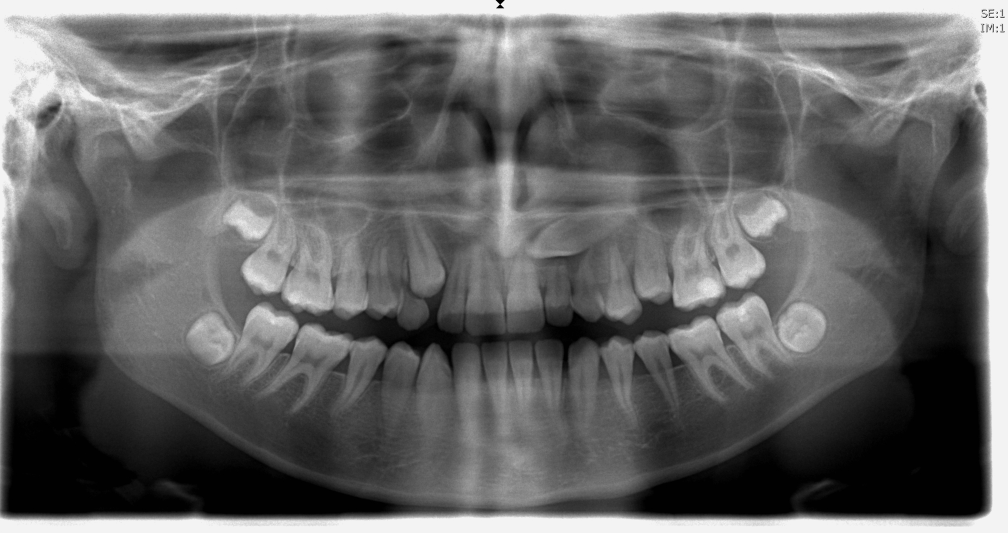
#> input picture _Data/Radiographs/01.tif, 3023 x 1597 px (shown at 1/3 size); its folder holds 4 pictures in this run
$ python Initialisation.py
#> lines starting #> are read from the running program, lines starting #| are printed output that depends on the picture
### FileManager.py

# coding: utf-8

# In[3]:


import os
import glob
import cv2
import matplotlib.pyplot as plt
from scipy.spatial import procrustes
import numpy as np
import Image_preperation as prep

# [9 lines left out: functions pre_pocess, resolution_scale, not called in this run]

def resolution_scale_points(points, scale):
    return np.around(points*scale)

# [11 lines left out: functions resolution_downscale_img, load_radiograph, not called in this run]

def load_tooth(i):
    init = np.load("initial_position.npy")
    return init[0,i,:,:]/0.3

# [17 lines left out: functions load_tooth_of_piece, load_img_piece, show_with_points, not called in this run]


def load_files(dir_images):

    inputList = []

    inputNames = glob.glob(dir_images)

    for inputName in inputNames:

        inputFile = cv2.imread(inputName, 0)
        inputList.append(inputFile)

    return inputList


def load_landmarks():

    dir_landmarks = "_Data\Landmarks\original\*.txt"
    inputNames = glob.glob(dir_landmarks)

    inputList = np.empty([len(inputNames), 40, 2])

    for i, inputName in enumerate(inputNames):

        with open(inputName) as f:
            content = f.readlines()

        content = [float(x.strip()) for x in content]

        inputList[i] = np.asarray(content).reshape(40,2)

    inputList = inputList.reshape(14,8, 40, 2)

    return inputList


# [4 lines left out: function load_landmarks_std, not called in this run]

def mean_landmarks(landmarks):
    return np.mean(landmarks,0)

# [58 lines left out: functions procrustes_analysis, total_procrustes_analysis, show, show_tooth_points, show_teeth_points, not called in this run]


def load_radiographs():
    dir_radiographs = "_Data\Radiographs\*.tif"
    return load_files(dir_radiographs)


def load_segmentations():
    dir_segmentations = "_Data\Segmentations\*.png"
    return load_files(dir_segmentations)


# In[5]:


# [17 lines that do not run on import are left out]

### Initialisation.py
import cv2
import FileManager
import numpy as np
import Initial_pose_estimator as ipe
import ActiveShapeModel as asm

def showControls():
    popup = np.ones((220,355), np.uint8)
    font = cv2.FONT_HERSHEY_SIMPLEX
    cv2.putText(popup,'Move mouse: Change tooth position',(10,25), font, 0.5,(240,255,255),1,cv2.LINE_AA)
    cv2.putText(popup,'Double click: Place or grab tooth',(10,40), font, 0.5,(240,255,255),1,cv2.LINE_AA)
    cv2.putText(popup,'Left+Right arrows: Change tooth gap',(10,70), font, 0.5,(240,255,255),1,cv2.LINE_AA)
    cv2.putText(popup,'Top+Down arrows: Change tooth size',(10,85), font, 0.5,(240,255,255),1,cv2.LINE_AA)
    cv2.putText(popup,'Pageup/down: Bottom/top tooth distance',(10,55), font, 0.5,(240,255,255),1,cv2.LINE_AA)
    cv2.putText(popup,'" / ": Save current position to file',(10,100), font, 0.5,(240,255,255),1,cv2.LINE_AA)
    cv2.putText(popup,'" . ": Activate automatic initialisation',(10,115), font, 0.5,(240,255,255),1,cv2.LINE_AA)
    cv2.putText(popup,'" \' ": Do segmentation',(10,130), font, 0.5,(240,255,255),1,cv2.LINE_AA)
    cv2.putText(popup,'" , ": Change to next radiograph',(10,145), font, 0.5,(240,255,255),1,cv2.LINE_AA)
    cv2.putText(popup,'" m ": Reset model',(10,160), font, 0.5,(240,255,255),1,cv2.LINE_AA)
    cv2.putText(popup,'" esc ": Close program',(10,175), font, 0.5,(240,255,255),1,cv2.LINE_AA)
    cv2.putText(popup,'" k ": Show/hide this popup',(10,190), font, 0.5,(240,255,255),1,cv2.LINE_AA)
    cv2.putText(popup,'" o ": ASM iteration',(10,205), font, 0.5,(240,255,255),1,cv2.LINE_AA)
    saved = cv2.namedWindow( "Controls", cv2.WINDOW_AUTOSIZE )
    cv2.imshow("Controls",popup)


output = np.empty((1, 8, 40, 2),dtype=np.uint16)
currentImage = 1
img = cv2.imread("_Data/Radiographs/%02d.tif" % currentImage)
#> img is the input picture: shape (1597, 3023, 3); min 0, max 255, mean 100.6
height, width, channels = img.shape
#> height = 1597; width = 3023; channels = 3
scale = 0.3
size = (int(width*scale),int(height*scale))
#> size = (906, 479)
resized_image = cv2.resize(img, size)
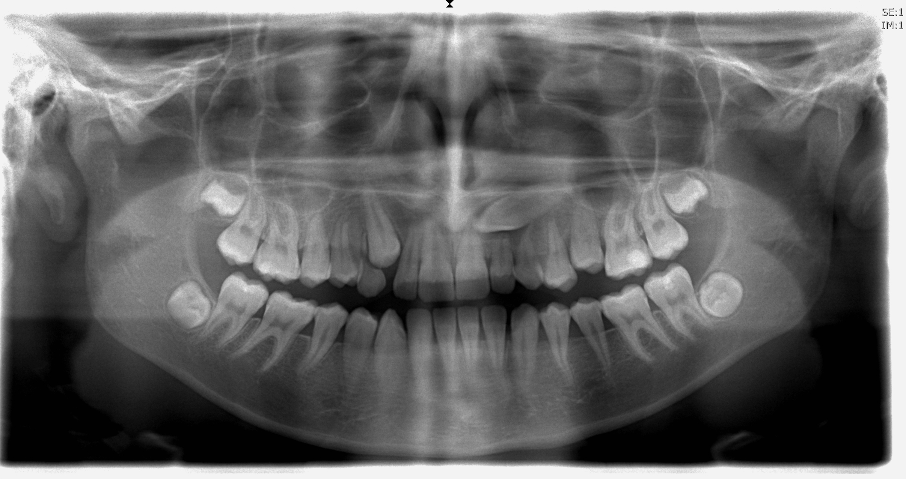
#> resized_image: shape (479, 906, 3); min 0, max 255, mean 100.5
showControls()
#> in showControls, `cv2.imshow("Controls",popup)`:
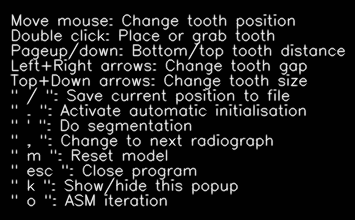
#> window 'Controls': shape (220, 355); min 1, max 240, mean 25.7

cv2.namedWindow( "Radiograph", cv2.WINDOW_AUTOSIZE )
cv2.imshow("Radiograph",resized_image)

pasted = 0
tooth_size = (0.212*size[0],0.36*size[1]) # (Width, Height)
#> tooth_size = (192.1, 172.4)
image_center = (size[0]/2,size[1]/2) # (X,Y)
#> image_center = (453, 239.5)
top_bottom_separation = 0.16*size[1] # space between top and bottom incisors
#> top_bottom_separation = 76.64
tooth_gap = 0.035*size[0] # space between teeth on same row
#> tooth_gap = 31.71
all_landmarks_std = np.empty((1, 8, 40, 2))

# [34 lines left out: functions resetModel, changeImage, showImages, not called in this run]

def reloadImage(image):
    cv2.imshow("Radiograph",image)

# [101 lines left out: functions mousePosition, moveTeeth, drawTeethOutput, drawTeeth, tempShow, not called in this run]

def InitializeASM(directory = "_Data\\Radiographs\\*.tif"):
    dir_radiographs = directory
    radiographs = FileManager.load_files(dir_radiographs)
    global all_landmarks_std
    all_landmarks = FileManager.load_landmarks()
    all_landmarks_std = FileManager.total_procrustes_analysis(all_landmarks)
    test = np.mean(all_landmarks_std,axis=0)
    test = test.reshape(1,8,40,2)
    all_landmarks_std = test

    global pasted
    global tooth_size
    global image_center
    global top_bottom_separation
    global tooth_gap
    global size
    global scale
    global output
    global currentImage

    contourEnabled = False
    matchingEnabled = True

    alpha = 1.0
    distance = 3
    showpopup=1
    cv2.setMouseCallback('Radiograph',moveTeeth,(resized_image,all_landmarks_std))

    tempShow("Calculating Edges + PCA...")
    global img
    grays = cv2.cvtColor(resized_image, cv2.COLOR_BGR2GRAY)
    edge_img, pca_teeth = asm.preperation_all(grays, all_landmarks_std)
    edge_img = cv2.resize(edge_img.astype(np.uint8),size)
    tempShow("Calculating Edges + PCA : DONE!")


    loop=1
    while loop and cv2.getWindowProperty("Radiograph",0) >=0:
        backdrop = resized_image.copy()
        k = cv2.waitKeyEx(10)
        if k == 27:
            loop=0
        elif k == 2424832:
            tooth_gap-=5
            drawTeeth(all_landmarks_std,backdrop,tooth_size,image_center,tooth_gap,top_bottom_separation)
            cv2.setMouseCallback('Radiograph',moveTeeth,(resized_image,all_landmarks_std))
        elif k == 2555904:
            tooth_gap+=5
            drawTeeth(all_landmarks_std,backdrop,tooth_size,image_center,tooth_gap,top_bottom_separation)
            cv2.setMouseCallback('Radiograph',moveTeeth,(resized_image,all_landmarks_std))
        elif k == 2490368:
            tooth_size = (tooth_size[0]+10,tooth_size[1]+5)
            drawTeeth(all_landmarks_std,backdrop,tooth_size,image_center,tooth_gap,top_bottom_separation)
            cv2.setMouseCallback('Radiograph',moveTeeth,(resized_image,all_landmarks_std))
        elif k == 2621440:
            tooth_size = (tooth_size[0]-10,tooth_size[1]-5)
            drawTeeth(all_landmarks_std,backdrop,tooth_size,image_center,tooth_gap,top_bottom_separation)
            cv2.setMouseCallback('Radiograph',moveTeeth,(resized_image,all_landmarks_std))
        elif k == 2162688:
            top_bottom_separation += 5
            drawTeeth(all_landmarks_std,backdrop,tooth_size,image_center,tooth_gap,top_bottom_separation)
            cv2.setMouseCallback('Radiograph',moveTeeth,(resized_image,all_landmarks_std))
        elif k == 2228224:
            top_bottom_separation -= 5
            drawTeeth(all_landmarks_std,backdrop,tooth_size,image_center,tooth_gap,top_bottom_separation)
            cv2.setMouseCallback('Radiograph',moveTeeth,(resized_image,all_landmarks_std,tooth_size,image_center,tooth_gap,top_bottom_separation))
        elif k == 46:
            grays = cv2.cvtColor(resized_image, cv2.COLOR_BGR2GRAY)
            gaps,gap_size, new_img = ipe.gap_splits(grays, 20, size[1]/2+size[1]/30, 400)
            # cv2.namedWindow("fuck", cv2.WINDOW_AUTOSIZE)
            # cv2.imshow("fuck",new_img)
            # print(gaps[int(len(gaps)/2)])
            image_center = (size[0]/2-42,gaps[int(len(gaps)/2)]-40) # fixed values, needs changing
            pasted = 1
            drawTeeth(all_landmarks_std, backdrop, tooth_size, image_center, tooth_gap, top_bottom_separation)
            cv2.setMouseCallback('Radiograph',moveTeeth,(resized_image,all_landmarks_std,tooth_size,image_center,tooth_gap,top_bottom_separation))
        elif k == 44:
            changeImage()
            # resetModel()
            cv2.setMouseCallback('Radiograph',moveTeeth,(resized_image,all_landmarks_std,tooth_size,image_center,tooth_gap,top_bottom_separation))
            backdrop = resized_image.copy()
            drawTeeth(all_landmarks_std, backdrop, tooth_size, image_center, tooth_gap, top_bottom_separation)
        elif k == 107:
            if showpopup == 1:
                showpopup = 0
                cv2.destroyWindow("Controls")
            else:
                showpopup = 1
                showControls()
        elif k == 109:
            resetModel()
            drawTeeth(all_landmarks_std, backdrop, tooth_size, image_center, tooth_gap, top_bottom_separation)
            cv2.setMouseCallback('Radiograph',moveTeeth,(resized_image,all_landmarks_std,tooth_size,image_center,tooth_gap,top_bottom_separation))
        elif k == 39:
            grays = cv2.cvtColor(backdrop, cv2.COLOR_BGR2GRAY)
            # print(all_landmarks_std.shape)
            # print(output[0,0,:,:])
            mask = np.zeros(grays.shape, np.uint8)
            for i in range(0,8):
                test = output[0,i,:,:].astype(np.int32)
                # print(test)
                # mask2 = np.zeros(backdrop.shape, np.uint8)
                # poly = np.array([ [50,50], [50,70], [70,70], [70,50] ], np.int32)
                cv2.fillConvexPoly(mask, test,(255,255,255))
                # [7 lines of commented-out code are left out]
            segmentation = cv2.bitwise_and(grays, grays, mask=mask)
            cv2.namedWindow("Segmentation",cv2.WINDOW_AUTOSIZE)
            cv2.imshow("Segmentation", segmentation)
        elif k == 92:
            grays = cv2.cvtColor(backdrop, cv2.COLOR_BGR2GRAY)
            mask = np.zeros(grays.shape, np.uint8)
            for i in range(0,8):
                test = output[0,i,:,:].astype(np.int32)
                cv2.fillConvexPoly(mask, test,(255,255,255))
            segmentation = cv2.bitwise_and(grays, grays, mask=mask)
            cv2.namedWindow("Segmentation",cv2.WINDOW_AUTOSIZE)
            cv2.imshow("Segmentation", mask)
        elif k == 93:
            grays = cv2.cvtColor(backdrop, cv2.COLOR_BGR2GRAY)
            mask = np.zeros(grays.shape, np.uint8)
            test = output[0,0,:,:].astype(np.int32)
            cv2.fillConvexPoly(mask, test,(255,255,255))
            segmentation = cv2.bitwise_and(grays, grays, mask=mask)
            mask = cv2.resize(mask, (int(size[0]/2),int(size[1]/2)))
            retval, mask = cv2.threshold(mask, 5, 255, cv2.THRESH_BINARY)
            cv2.namedWindow("Segmentation",cv2.WINDOW_AUTOSIZE)
            cv2.imshow("Segmentation", mask)
            dir_segmentations = "_Data\\Segmentations\\%02d-0.png" % currentImage

            segCompare = cv2.imread(dir_segmentations, 0)
            segCompare = cv2.resize(segCompare, (int(size[0]/2),int(size[1]/2)))
            retval, segCompare = cv2.threshold(segCompare, 5, 255, cv2.THRESH_BINARY)
            cv2.namedWindow("ExampleSeg",cv2.WINDOW_AUTOSIZE)
            cv2.imshow("ExampleSeg", segCompare)

            err1 = segCompare-mask
            err2 = mask-segCompare
            err = cv2.bitwise_or(err1, err2)
            totalpix = cv2.bitwise_or(mask,segCompare)
            # [6 lines of commented-out code are left out]
            retval, err = cv2.threshold(err, 1, 255, cv2.THRESH_BINARY)
            print("The segmentation is %0.2f %% correct" % ((1-(np.count_nonzero(err)/np.count_nonzero(totalpix)))*100))
            cv2.namedWindow("diff",cv2.WINDOW_AUTOSIZE)
            cv2.imshow("diff", err)

        elif k == 105:
            tempShow("Calculating Edges + PCA...")
            grays = cv2.cvtColor(backdrop, cv2.COLOR_BGR2GRAY)
            edge_img, pca_teeth = asm.preperation_all(grays, all_landmarks_std)
            tempShow("Calculating Edges + PCA : DONE!")
        elif k == 111:
            for i in range(0,8):
                tooth_points = output[0,i,:,:]

                points = asm.active_shape(edge_img, tooth_points, pca_teeth[i], distance,alpha,contourEnabled,matchingEnabled)
                # print(all_landmarks_std[0,0,:,:])
                output[0,i,:,:] = points
            drawTeethOutput(output, backdrop)
            # print(output)
            # tempShow("ASM iteration complete!")
        elif k == 47:
            # print(output)
            np.save("initial_position", output)
            popup = np.ones((50,330), np.uint8)
            font = cv2.FONT_HERSHEY_SIMPLEX
            cv2.putText(popup,'Position saved as initial_position.py',(10,25), font, 0.5,(240,255,255),1,cv2.LINE_AA)
            saved = cv2.namedWindow( "Saved", cv2.WINDOW_AUTOSIZE )
            cv2.imshow("Saved",popup)
            cv2.waitKey(1000)
            cv2.destroyWindow("Saved")
        elif k == 120:
            alpha += 0.5
            print("alpha value = " + str(alpha))
        elif k == 122:
            alpha -= 0.5
            print("alpha value = " + str(alpha))
        elif k == 114:
            distance += 1
            print("pixel distance to check = " + str(distance))
        elif k == 97:
            distance -= 1
            print("pixel distance to check = " + str(distance))
        elif k == 102:
            cv2.namedWindow("Edge image",cv2.WINDOW_AUTOSIZE)
            cv2.imshow("Edge image", edge_img.astype(np.uint8)*255)
        elif k == 113:
            contourEnabled = not contourEnabled
            if(contourEnabled):
            	print("contourEnabled=True: Using fitContour for fitting +++")
            else:
            	print("contourEnabled=False: Using fitFunction for fitting ---")
        elif k == 119:
            matchingEnabled = not matchingEnabled
            if(matchingEnabled):
            	print("matchingEnabled=True: Adjusting fitting to model +++")
            else:
            	print("matchingEnabled=False: Not adjusting fitting ---")


    # cv2.setMouseCallback('Radiograph',mousePosition,(resized_image,model))

if __name__ == "__main__":
    # [5 lines of commented-out code are left out]
#> (the run stopped early here; a loop or call above may not have finished)
